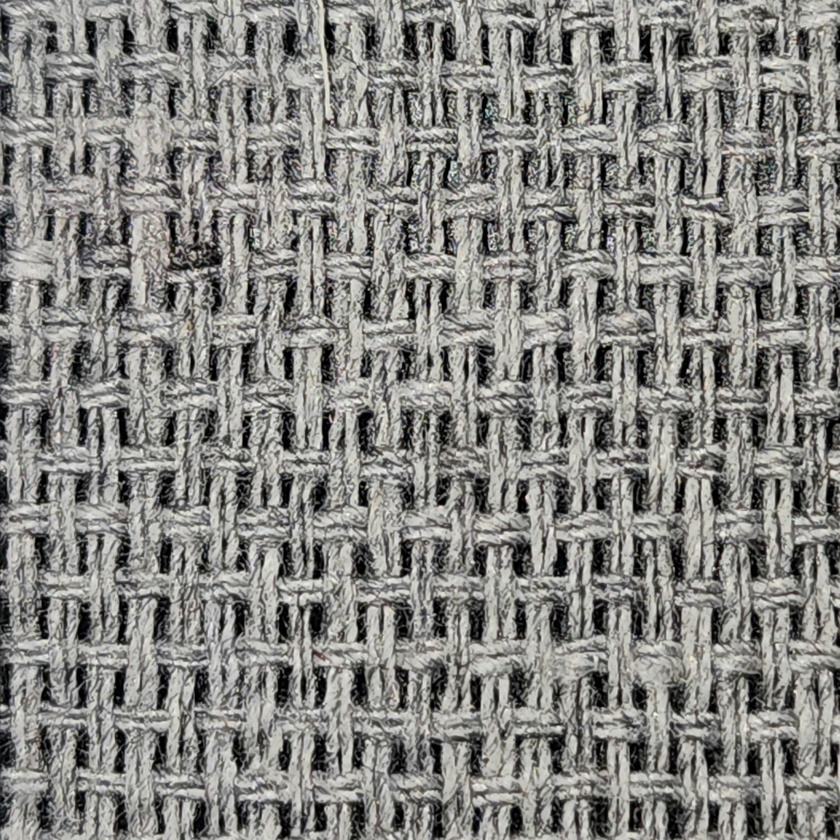
#> input picture uploads/039065a6-d425-4b9d-b298-3a90bc20348a.jpg, 840 x 840 px, shrunk from 4585 x 4585 before the run
$ python -i image_processor.py   (imports and definitions only)
#> lines starting #> are read from the running program, lines starting #| are printed output that depends on the picture; after the words box and inside, x2 and y2 are one past the last pixel; in counts of white or black regions, pixels touching at a corner belong together
import cv2
import numpy as np
import os
import logging
from typing import Tuple, Dict, Any, Optional
import base64

# Set up logging
# [1 line not run here, left out]
logger = logging.getLogger(__name__)

class ThreadCounter:
    """Class to handle image processing for thread counting in fabric images"""

    def __init__(self, unit: str = 'cm', reference_length: float = 1.0):
        """
        Initialize the thread counter

        Args:
            unit: The unit of measurement ('cm' or 'inch')
            reference_length: The reference length in the unit specified
        """
        self.unit = unit
        self.reference_length = reference_length
        logger.info(f"ThreadCounter initialized with unit {unit} and reference length {reference_length}")

    def preprocess_image(self, image_path: str) -> np.ndarray:
        """
        Preprocess the image for analysis

        Args:
            image_path: Path to the image file

        Returns:
            Preprocessed image as numpy array
        """
        logger.debug(f"Preprocessing image: {image_path}")

        # Check if image exists
        if not os.path.exists(image_path):
            raise FileNotFoundError(f"Image file not found: {image_path}")

        # Read the image
        img = cv2.imread(image_path)
#> img is the input picture: shape (840, 840, 3); mean B, G, R 130.6, 134.4, 134.9
        if img is None:
            raise ValueError(f"Could not read image: {image_path}")

        # Convert to grayscale
        gray = cv2.cvtColor(img, cv2.COLOR_BGR2GRAY)

        # Apply Gaussian blur to reduce noise
        blurred = cv2.GaussianBlur(gray, (5, 5), 0)

        # Apply adaptive threshold to highlight threads
        thresh = cv2.adaptiveThreshold(
            blurred, 255, cv2.ADAPTIVE_THRESH_GAUSSIAN_C,
            cv2.THRESH_BINARY_INV, 11, 2
        )
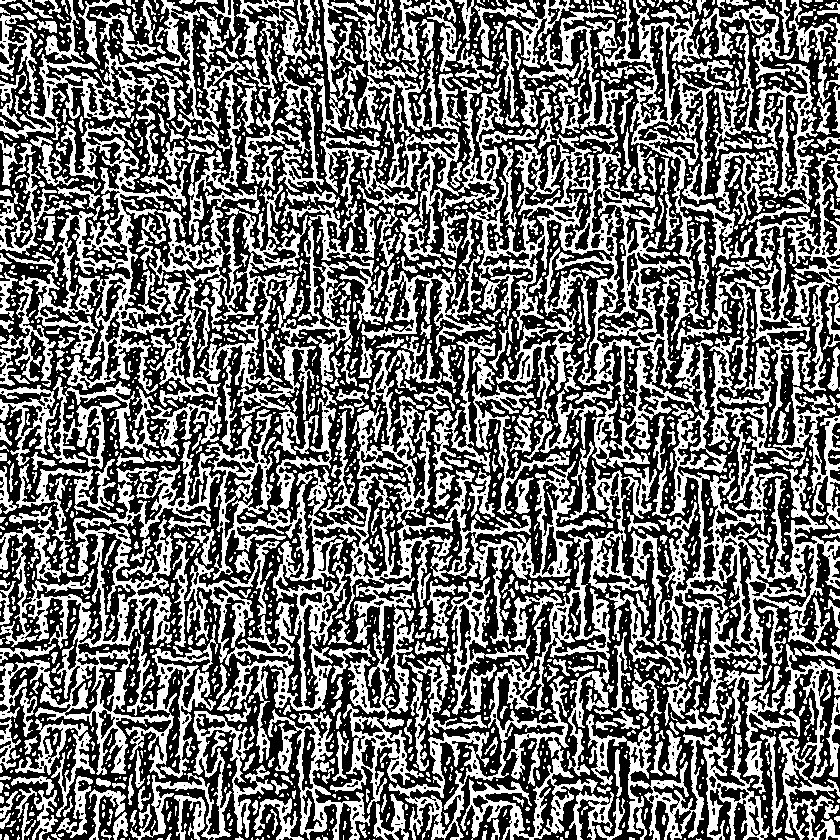
#> thresh: shape (840, 840); 44% white; 2398 white regions (1683 under 20 px), largest, box (x1, y1, x2, y2) and area: (361, 0, 779, 468) 32193, (585, 336, 840, 794) 25923, (205, 336, 606, 763) 24982

        logger.debug("Image preprocessing completed")

        return thresh

    # [141 lines left out: functions count_threads, _frequency_domain_analysis, _create_visual_result, not called in this run]

>>> result = ThreadCounter().preprocess_image('uploads/039065a6-d425-4b9d-b298-3a90bc20348a.jpg')

$ run again, on uploads/3168c6c5-1730-4388-92a8-8378856b1928.jpg
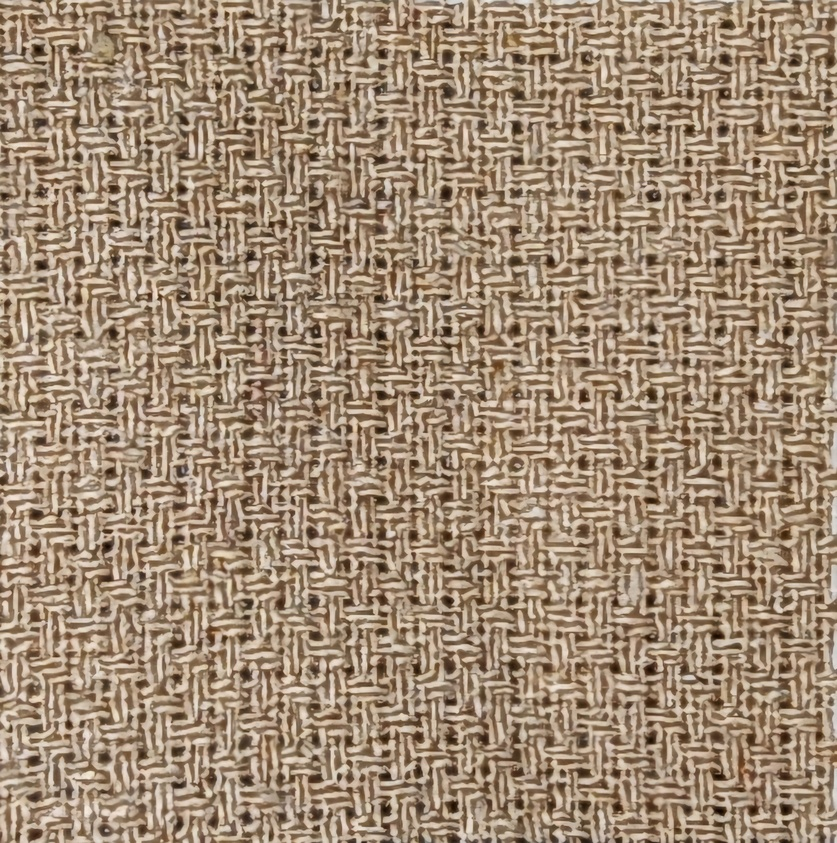
#> input picture uploads/3168c6c5-1730-4388-92a8-8378856b1928.jpg, 837 x 843 px, shrunk from 3492 x 3520 before the run
#> in preprocess_image, img is the input picture: shape (843, 837, 3); mean B, G, R 116.8, 139.7, 161.7
#> in preprocess_image, `gray = cv2.cvtColor(img, cv2.COLOR_BGR2GRAY)`:
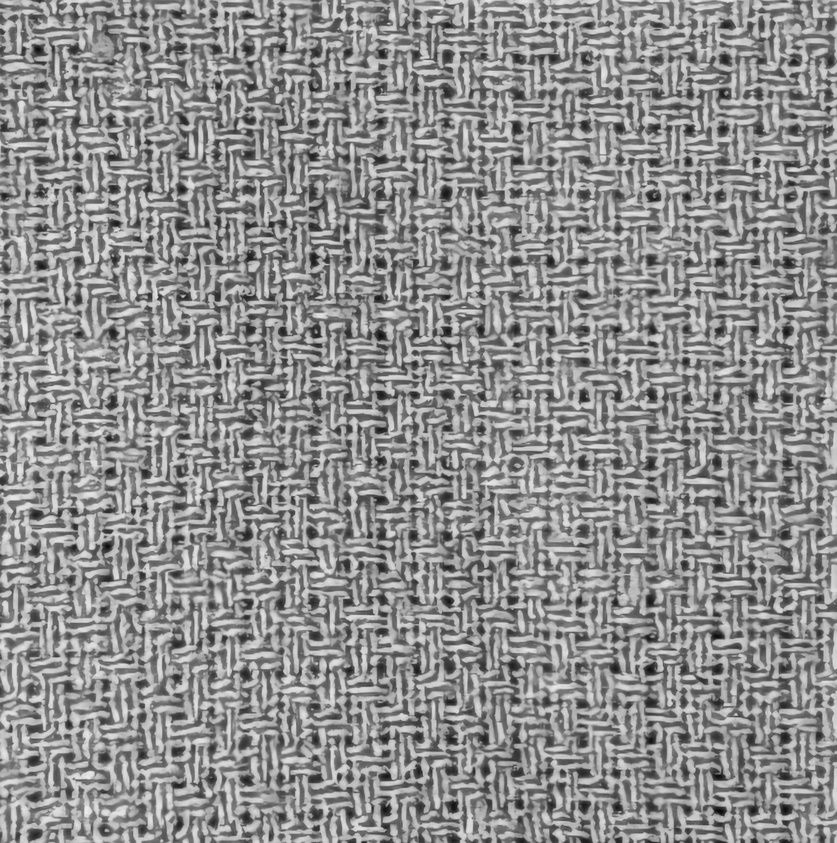
#> gray: shape (843, 837); min 6, max 238, mean 143.6
#> in preprocess_image, `thresh = cv2.adaptiveThreshold( blurred, 255, cv2.ADAPTIVE_THRESH_GAUS..`:
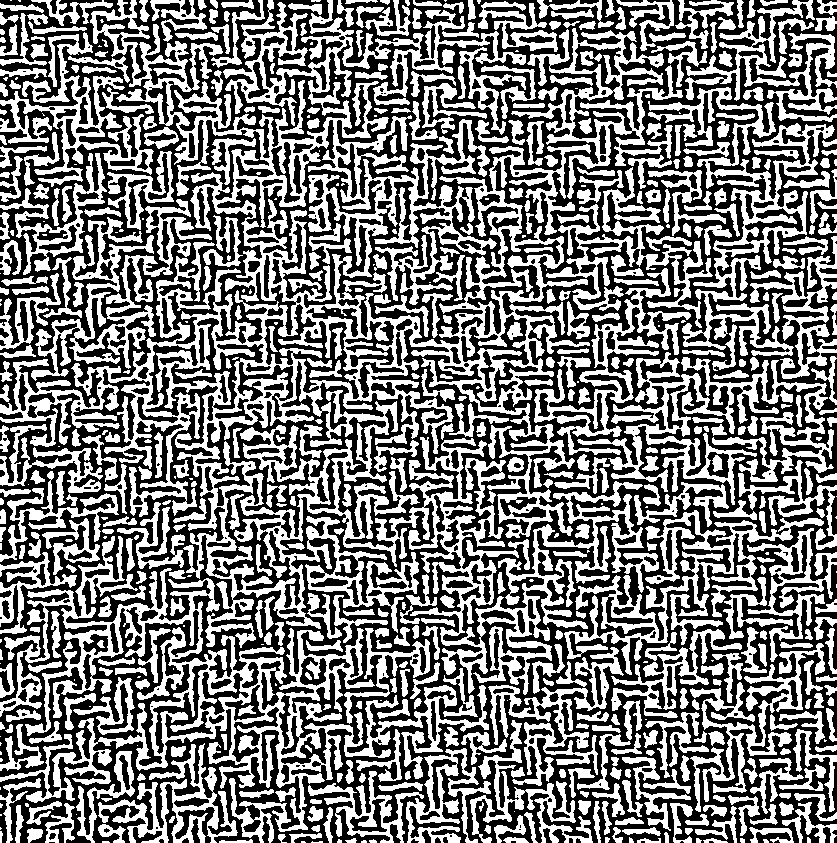
#> thresh: shape (843, 837); 47.1% white; 623 white regions (120 under 20 px), largest, box (x1, y1, x2, y2) and area: (0, 0, 659, 695) 106199, (0, 536, 489, 843) 28196, (577, 352, 834, 505) 10311
